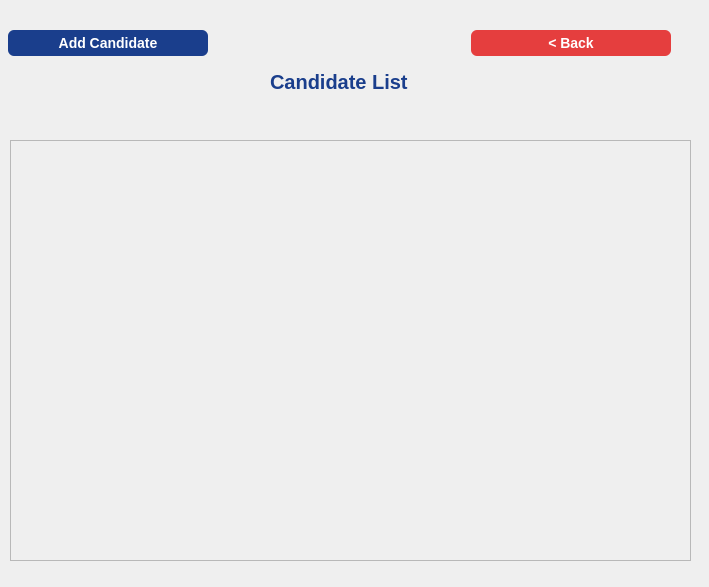
<?xml version="1.0" encoding="UTF-8"?>
<ui version="4.0">
 <class>Candidate_screen</class>
 <widget class="QDialog" name="Candidate_screen">
  <property name="geometry">
   <rect>
    <x>0</x>
    <y>0</y>
    <width>709</width>
    <height>587</height>
   </rect>
  </property>
  <property name="windowTitle">
   <string>Candidate Screen</string>
  </property>
  <widget class="QWidget" name="gridLayoutWidget">
   <property name="geometry">
    <rect>
     <x>0</x>
     <y>0</y>
     <width>691</width>
     <height>111</height>
    </rect>
   </property>
   <layout class="QGridLayout" name="gridLayout">
    <property name="leftMargin">
     <number>8</number>
    </property>
    <property name="topMargin">
     <number>30</number>
    </property>
    <property name="rightMargin">
     <number>20</number>
    </property>
    <property name="horizontalSpacing">
     <number>19</number>
    </property>
    <item row="0" column="0">
     <widget class="QPushButton" name="addCandidateButton">
      <property name="minimumSize">
       <size>
        <width>200</width>
        <height>0</height>
       </size>
      </property>
      <property name="maximumSize">
       <size>
        <width>100</width>
        <height>16777215</height>
       </size>
      </property>
      <property name="styleSheet">
       <string notr="true">#addCandidateButton{
background-color: rgb(26, 62, 140);
    color: white;
    border: none;
    border-radius: 6px;
    font-size: 14px;
    font-weight: 600;
    padding:5px;
}
#addCandidateButton:hover {
    background-color: #303f9f;   /* Darker blue on hover */
    color: white;
}

/* Pressed effect */
#addCandidateButton:pressed {
    background-color: #0d47a1;   /* Even darker blue when pressed */
}
   </string>
      </property>
      <property name="text">
       <string>Add Candidate</string>
      </property>
     </widget>
    </item>
    <item row="1" column="0" colspan="3" alignment="Qt::AlignmentFlag::AlignHCenter">
     <widget class="QLabel" name="label">
      <property name="styleSheet">
       <string notr="true"> font-size: 20px;
    font-weight: bold;
    color: #1a3e8c;
    margin-bottom: 10px;</string>
      </property>
      <property name="text">
       <string>Candidate List</string>
      </property>
     </widget>
    </item>
    <item row="0" column="2">
     <widget class="QPushButton" name="pushButton">
      <property name="minimumSize">
       <size>
        <width>100</width>
        <height>0</height>
       </size>
      </property>
      <property name="maximumSize">
       <size>
        <width>200</width>
        <height>16777215</height>
       </size>
      </property>
      <property name="styleSheet">
       <string notr="true">background-color: rgb(229, 62, 62);
    color: white;
    border: none;
    border-radius: 6px;
    font-size: 14px;
    font-weight: 600;
    padding:5px;
   </string>
      </property>
      <property name="text">
       <string>&lt; Back</string>
      </property>
     </widget>
    </item>
   </layout>
  </widget>
  <widget class="QScrollArea" name="scrollArea">
   <property name="geometry">
    <rect>
     <x>10</x>
     <y>140</y>
     <width>681</width>
     <height>421</height>
    </rect>
   </property>
   <property name="widgetResizable">
    <bool>true</bool>
   </property>
   <widget class="QWidget" name="canddiateList">
    <property name="geometry">
     <rect>
      <x>0</x>
      <y>0</y>
      <width>679</width>
      <height>419</height>
     </rect>
    </property>
    <layout class="QVBoxLayout" name="verticalLayout">
     <item>
      <widget class="QWidget" name="widget" native="true">
       <property name="layoutDirection">
        <enum>Qt::LayoutDirection::LeftToRight</enum>
       </property>
      </widget>
     </item>
    </layout>
   </widget>
  </widget>
 </widget>
 <resources/>
 <connections/>
</ui>
